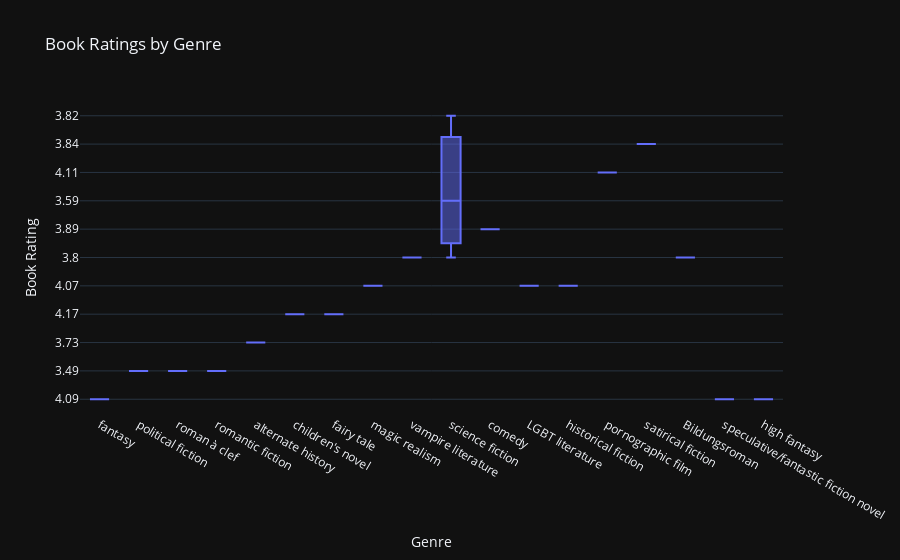

Notebook code cell kept with this figure:
### Markdown cell above
Note: 

Some years appear to have a higher concentration of books with significant review ratios, which could imply that books published in those years prompted more reader feedback.

The distribution of colors shows that not all genres are equally represented each year, and some genres only surface in specific time periods, possibly reflecting trends and shifts in publishing or genre popularity over time.

### Code cell
# A box plot of book ratings by genre

fig = px.box(result_df, x="Genre", y="Book Rating", title="Book Ratings by Genre", template='plotly_dark')
fig.show()

### Figure 1 — Plotly figure (JSON) as saved in the notebook; plotly's stock layout.template omitted (floating-point values rounded to 4 significant figures)
{"data": [{"alignmentgroup": "True", "hovertemplate": "Genre=%{x}<br>Book Rating=%{y}<extra></extra>", "legendgroup": "", "marker": {"color": "#636efa"}, "name": "", "notched": false, "offsetgroup": "", "orientation": "v", "showlegend": false, "type": "box", "x": ["fantasy", "political fiction", "roman à clef", "romantic fiction", "political fiction", "roman à clef", "romantic fiction", "alternate history", "children's novel", "fairy tale", "magic realism", "vampire literature", "science fiction", "comedy", "science fiction", "LGBT literature", "historical fiction", "pornographic film", "satirical fiction", "science fiction", "Bildungsroman", "speculative/fantastic fiction novel", "high fantasy"], "x0": " ", "xaxis": "x", "y": ["4.09", "3.49", "3.49", "3.49", "3.49", "3.49", "3.49", "3.73", "4.17", "4.17", "4.07", "3.8", "3.8", "3.89", "3.59", "4.07", "4.07", "4.11", "3.84", "3.82", "3.8", "4.09", "4.09"], "y0": " ", "yaxis": "y"}], "layout": {"boxmode": "group", "legend": {"tracegroupgap": 0}, "title": {"text": "Book Ratings by Genre"}, "xaxis": {"anchor": "y", "domain": [0, 1], "title": {"text": "Genre"}}, "yaxis": {"anchor": "x", "domain": [0, 1], "title": {"text": "Book Rating"}}}}
